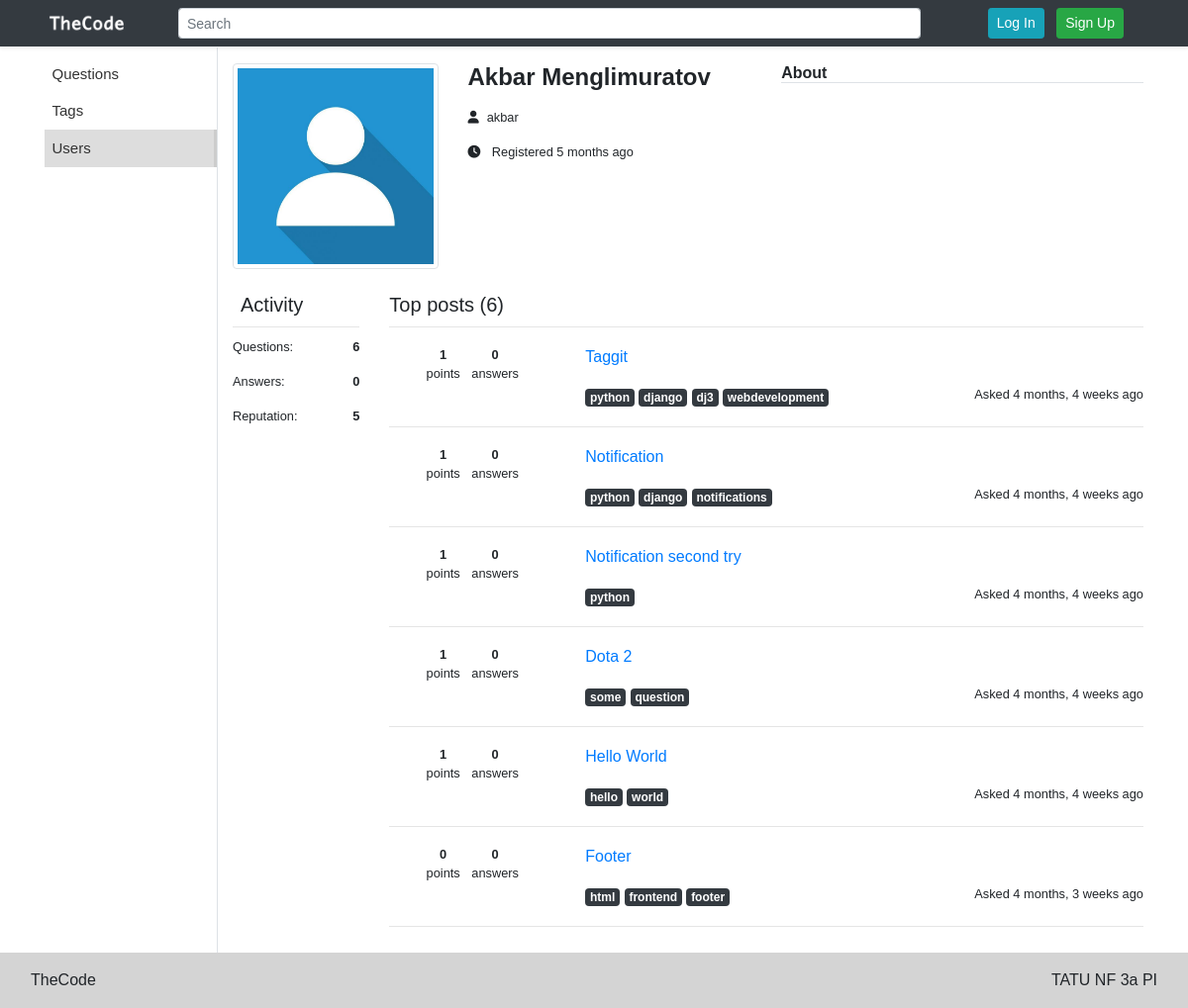
Page /user/8/ on the earlier database version.
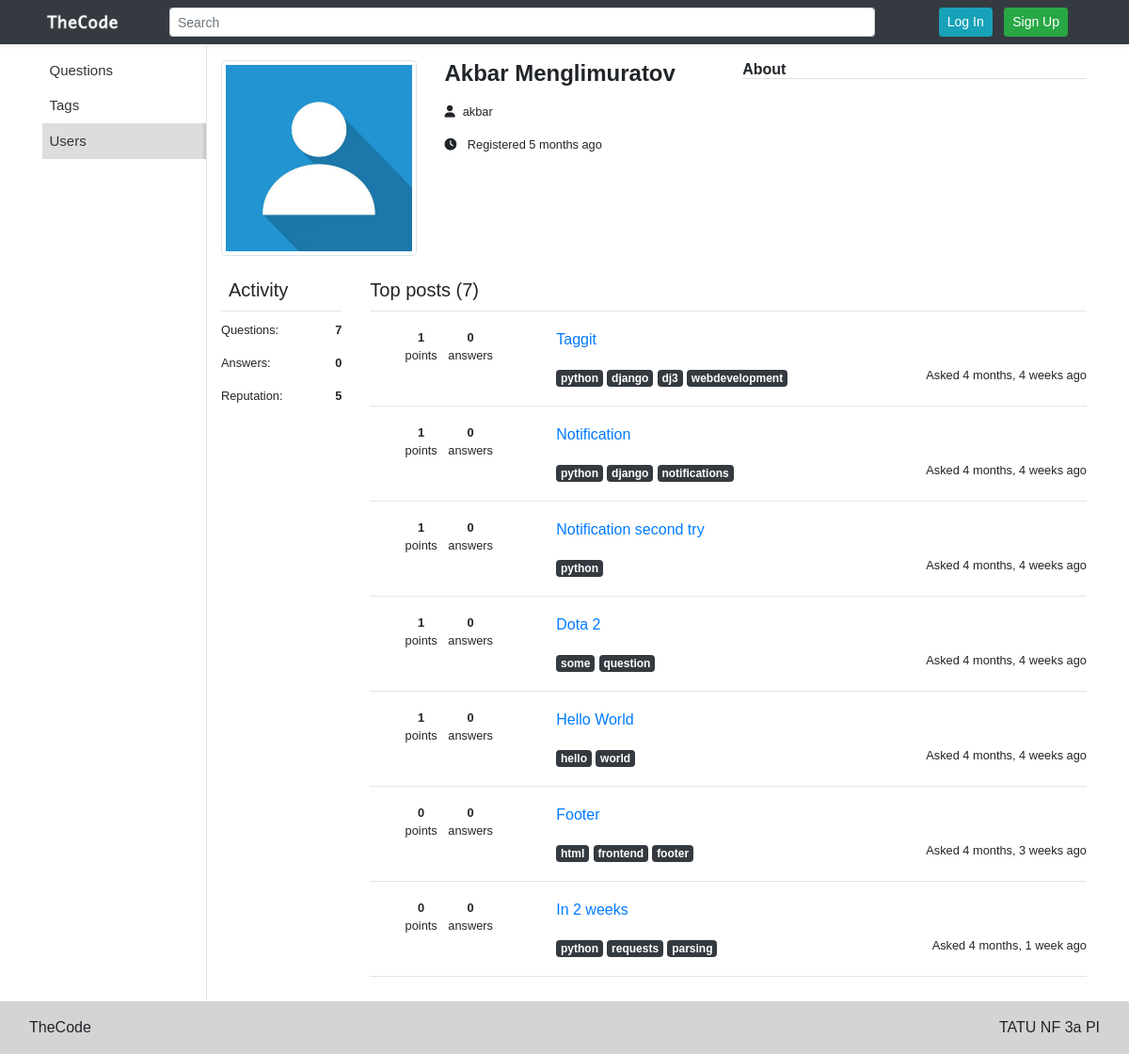
Same page on the later database version.
### accounts/models.py (models this page shows, shortened)
class User_data(models.Model):
	username = models.OneToOneField(User, on_delete = models.CASCADE)
	commented = models.IntegerField(default = 0)
	reputation = models.IntegerField(default = 0)
	verified = models.BooleanField(default = False)
	question = models.ManyToManyField(Question, blank = True)
	fav_question = models.ManyToManyField(Question, related_name='fav_question', blank = True)
	answers = models.IntegerField(default = 0)
	web_site = models.URLField(default = '', blank = True)
	github = models.URLField(default = '', blank =True)
	work_or_study = models.CharField(default = '', blank = True, max_length = 256)
	position = models.CharField(default = '', blank = True, max_length = 256)
	where = models.CharField(default = '', blank = True, max_length = 256)
	about = models.TextField(default = '', blank = True)
	image = models.ImageField(upload_to = 'profile_pic', default='default/profile_photo_default.jpg')

### questions/models.py (models this page shows, shortened)
class Question(models.Model):
	title = models.TextField()
	question_text = models.TextField()
	user = models.ForeignKey(User, on_delete = models.CASCADE, related_name = "question_user")
	date = models.DateTimeField()
	answer = models.ManyToManyField(Answer)
	tags = TaggableManager()
	comment = models.ManyToManyField(Comment)
	vote_point = models.IntegerField(default = 0)
	vote_up = models.IntegerField(default = 0)
	vote_down = models.IntegerField(default = 0)
	voters = models.ManyToManyField(User, related_name = "question_voters", default = None)
	fav_count = models.IntegerField(default = 0)

### accounts/views.py (the view)
# urls.py: path('user/<int:pk>/', user_views.GetUserData.as_view(), name = 'get_user'),
class GetUserData(DetailView):
	model = User_data
	template_name = 'account/user.html'
	def get_context_data(self, **kwargs):
		context = super().get_context_data(**kwargs)
		context['data'] = self.get_object()
		return context

### templates/account/user.html (shortened to what this page needs)
{% extends '../include/base.html' %}
{% load static %}
{% load humanize %}
{% block content %}
<div class="row">
	{% include '../include/left_side.html' %}
    <div class = "col-md-10 pt-3">
    	<div class = "row">
        	<div class = "col-md-3">
        		<img src="{% static 'img/profile_photo_default.jpg'%}" width="100%" class="img-thumbnail">
        	</div>
        	<div class = "col-md-4">
        		<h4>
        			<b>{{ data.username.get_full_name }}</b>
        		</h4>
        		<ul class = "list-unstyled small">
        			<li class = "my-3">
            			<i class = "fas fa-user mr-2"></i>{{ data.username }}
        			</li>
            		<li class = "my-3">
            			<i class = "fas fa-clock mr-2"></i>
            			Registered {{ data.username.date_joined | naturaltime }}
            		</li>
                </ul>
        	</div>
        	<div class = "col-md-5">
        		{% if data.username.user_data.about %}
            		<h6 class = "border-bottom font-weight-bold">About</h6>
        		{% else %}
        			<p class = "font-italic">(empty)</p>
        		{% endif %}
        	</div>
        </div>
        <div class = "row my-4">
        	<div class = "col-md-2">
                <h5 class = "px-2">Activity</h5>
                <hr>
        		<p class = "d-flex justify-content-between small">
        			Questions: <b> {{ data.username.user_data.question.count }}</b>
        		</p>
        		<p class = "d-flex justify-content-between small">
        			Answers: <b> {{ data.username.user_data.answers }} </b>
        		</p>
        		<p class = "d-flex justify-content-between small">
        			Reputation: <b> {{ data.username.user_data.reputation }}</b>
        		</p>
        	</div>
        	<div class = "col-md-10">
        		<h5>Top posts ({{ data.username.user_data.question.count }})</h5>
        		<hr>
        		{% for datas in data.username.user_data.question.all %}
				<div class="row py-2">
			        <div class="col-md-3">
			            <center>
                            <ul class = "list-inline list-unstyled small">
    			                <li class = "list-inline-item">
    			                    <b>{{ datas.vote_point }}</b><br>points
    			                </li>
    			                <li class = "list-inline-item">
    			                    <b>{{ datas.answer.count }}</b><br>answers
    			                </li>
    			            </ul>
                        </center>
			        </div>
			        <div class="col-md-9">
			            <p>
			                <a href="/question/{{ datas.id }}/" class = "text-decoration-none">
			                    {{ datas.title }}
			                </a>
			            </p>
			            <div class="row">
			                <div class="col-7">
			                    {% for tags in datas.tags.all %}
			                        <a href = "/question/tag/{{ tags }}/" class = "badge badge-dark">{{ tags }}</a>
			                    {% endfor %}
			                </div>
                            <div class = "col-5">
                                <small class = "float-right">Asked
                                    {{ datas.date | naturaltime }}
                                </small>
                            </div>
			            </div>
			        </div>
			    </div>
				<hr>
				{% endfor %}
        	</div>
        </div>
    </div>
</div>
{% endblock content %}

### templates/include/base.html (shortened to what this page needs)
{% load static %}
{% load notifications_tags %}
{% notifications_unread  as unread_count %}
{% load humanize %}
<!DOCTYPE html>
<html lang="en">
	<head>
		<link rel="stylesheet" href="https://stackpath.bootstrapcdn.com/bootstrap/4.3.1/css/bootstrap.min.css">
		<link rel="stylesheet" type="text/css" href="{% static 'code-prettify/prettify.css' %}">
		<link href="{% static 'css/blog-post.css' %}" rel="stylesheet">
	</head>
<body>
<nav class="navbar navbar-expand-md navbar-dark bg-dark shadow-sm fixed-top">
	<div class = "container d-flex justify-content-between">
		<a href = "{% url 'main_page' %}" class = "text-decoration-none">
			<img src="{% static 'img/thecode.png' %}" height="20px;">
		</a>
		<div class = "mx-5 collapse navbar-collapse">
			<div  style = "width: 100%;">
				<form class="" action = "#" method="get">
					<input class="form-control form-control-sm" type="text" name = "qu" placeholder="Search">
				</form>
			</div>
		</div>
		<div class="mx-3">
			{% if user.is_authenticated == False %}
			<a class="btn btn-sm btn-info mx-1" href="{% url 'account_login' %}">Log In</a>
			<a class="btn btn-sm btn-success mx-1" href="{% url 'account_signup' %}">Sign Up</a>
			{% endif %}
		</div>
	</div>
</nav>
<div class = "container my-5">
{% block content %}
{% endblock content %}
</div>
{% include '../include/footer.html' %}

### templates/include/left_side.html (shortened to what this page needs)
<div class = "col-md-2 border-right pr-0 pt-2">
	<ul class = "menu list-unstyled">
	<li>
		<a class="text-decoration-none" href = "{% url 'questions:question' %}">
			<div class = "side_menu {% if request.path == '/' or 'question' in request.path %}active_menu{% endif %}">
				Questions
			</div>
		</a>
	</li>
	<li>
		<a class="text-decoration-none" href = "{% url 'tag_list' %}">
			<div class = "side_menu {% if request.path == '/tags/'%}active_menu{% endif %}">
				Tags
			</div>
		</a>
	</li>
	<li>
		<a class="text-decoration-none" href = "{% url 'user_list' %}">
			<div class = "side_menu {% if 'user' in request.path %}active_menu{% endif %}">
				Users
			</div>
		</a>
	</li>
	</ul>
</div>

### templates/include/footer.html
{% load static %}
{% load notifications_tags %}
<div class = "row footer">
    <div class = "col-12">
        <div class = "">
            TheCode
            <span class="float-right">TATU NF 3a PI</span>
        </div>
    </div>
</div>
</body>
</html>

### static/css/blog-post.css (style rules this page uses)
html { position: relative; min-height: 100%; }
body { font-family: sans-serif; height: 100%; }
.menu { padding: 0px; font-size: 15px; font-family: sans-serif; }
.side_menu { padding: 0.5em; color: #333; }
.active_menu { background: #ddd; border-right: 3px solid #ccc; }
.footer { padding: 1em; background: #D4D4D4; left: 0; position: absolute; margin: 0; bottom: 0; width: 100%; }
hr { margin: 10px 0; }

Differences in the rows shown:
computed for User_data "Akbar Menglimuratov": username.user_data.question.count "6" → "7"
added Question: vote_point "0", answer.count "0", title "In 2 weeks", date "4 months, 1 week ago", Tag (name "python")
added Tag: name "requests", shown under "0"
added Tag: name "parsing", shown under "0"
